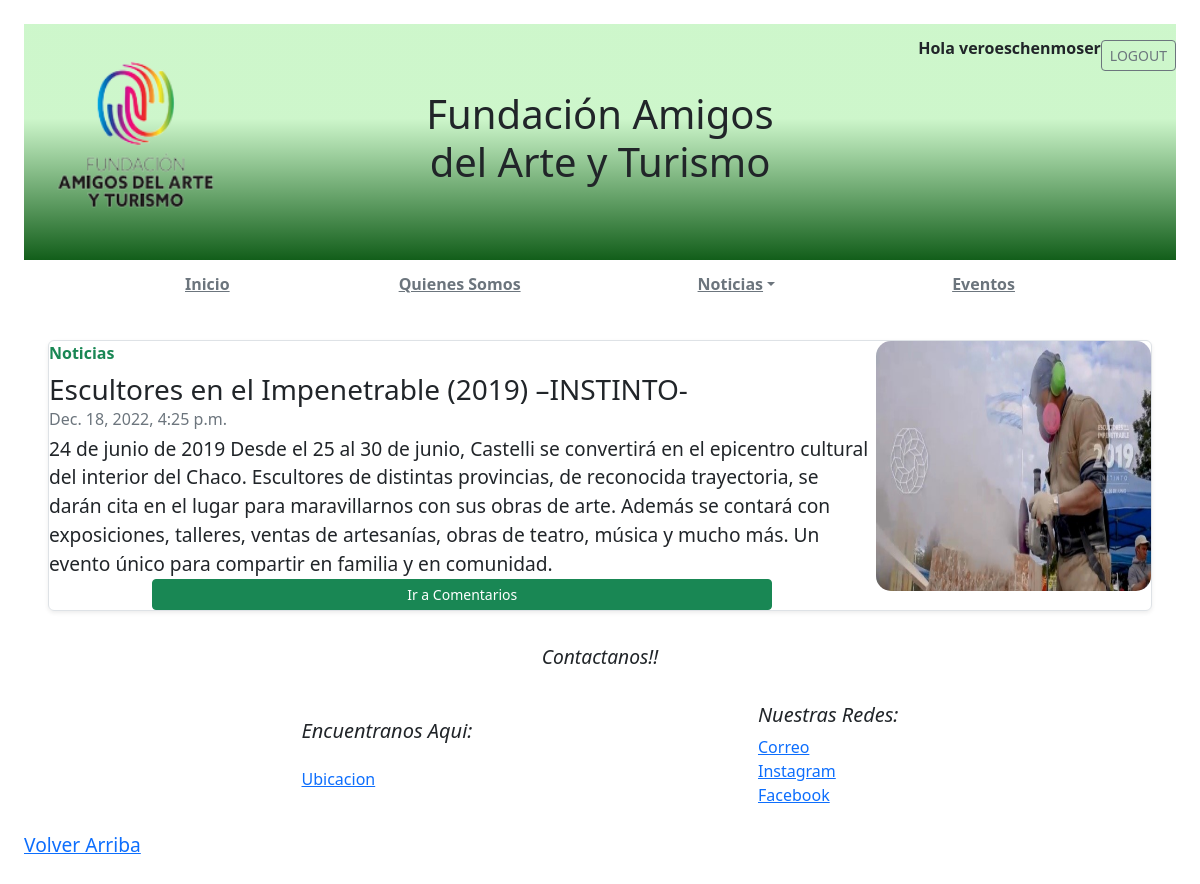
Page /Noticias/arte (signed in) on the committed database.
### apps/usuarios/models.py (models this page shows)
class Usuario(AbstractUser):
    pass

### apps/noticias/models.py (models this page shows, shortened)
class Post(models.Model):
    titulo = models.CharField(max_length=100)
    contenido = models.TextField(blank=True, null=True)
    imagen = models.ImageField(null=True, blank=True, upload_to='static/img/')
    fecha = models.DateTimeField(auto_now_add=True)
    categoria = models.ForeignKey(Categoria, on_delete = models.CASCADE)

### apps/noticias/views.py (the view)
# urls.py: path('arte' , listar_NoticiasArte, name='listararte.html'),
def listar_NoticiasArte(request):
    posts = Post.objects.all().filter(categoria=1)
    post_ordenados = posts.order_by('-fecha')
    return render(request, 'noticias/listararte.html', { 'post_noticias': post_ordenados})

### templates/noticias/listararte.html (shortened to what this page needs)
{% extends 'basetemplate.html'%}
{% load static%}
{%block contenido%}
{% for post in post_noticias %}
    <div class="p-4 p-md-8  col-md-12">
        <div class="row g-0 border rounded flex-md-row mb-9 shadow-sm h-md-250 position-relative h-100">
            <div class="col p-md-8 d-flex flex-column position-static">
                <strong class="d-inline-block mb-2 text-success">Noticias</strong>
                <h3 class="mb-0">{{post.titulo}}</h3>
                <div class="mb-1 text-muted">{{ post.fecha }}</div>
                <p class="mb-auto">{{ post.contenido |safe }}</p>
                <a class="btn btn-success btn-sm mb-10 mx-auto w-75"
                    href="{% url 'noticias:detallenoticias' post.id %}">Ir a Comentarios </a>
            </div>
            <div class="col-3 d-none d-lg-block">
                <img src="{{ post.imagen.url }}" class="card-img-top" max-width="200px" height="250px" style="border-radius: 15px; padding-top: 0px;">
            </div>
        </div>
    </div>
{%endfor%}
{%endblock contenido%}

### templates/basetemplate.html (shortened to what this page needs)
{% load static%}
    <!doctype html>
    <html lang="EN">
    <head>
        <link rel="stylesheet" href="{%static 'css/Quienes.css'%}">
    <link href="https://getbootstrap.com/docs/5.2/dist/css/bootstrap.min.css" rel="stylesheet">
        <link href="https://getbootstrap.com/docs/5.2/examples/blog/blog.css" rel="stylesheet">
    </head>
<body class="m-4">
    <div class="banner3">
        <header class="blog-header lh-1 py-3">
            <div class="row flex-nowrap justify-content-between align-items-center">
                <div class="col-4 pt-1 ">
                    <img class="logo" width= 220px height= 200px src="{% static 'img/logo4.png'%}"></img>
                </div>
                <div class="col-4 text-center">
                    <h1 class="blog-header-logo text-dark">Fundación Amigos del Arte y Turismo </h1>
                </div>
                <div class="col-4 d-flex justify-content-end align-self-start g-col-4">
                    {% if user.is_authenticated %}
                        <strong>Hola {{ user.username }}</strong>
			                <a class="btn btn-sm btn-outline-secondary" href="{% url 'logout' %}">LOGOUT</a>
		            {% else %}
                            <a class="btn btn-sm btn-outline-secondary mx-2" href="{% url 'login' %}">LOGIN</a>
                            <a class="btn btn-sm btn-outline-secondary mx-2" href="{% url 'usuarios:registro' %}">Registrar</a>
		            {% endif %}
                </div>
            </div>
        </header>
    </div>
    <div class="navbar-nav py-1 mb-2">
        <nav class="nav d-flex justify-content-between">
                <a class="p-2 link-secondary" href="{% url 'Home'%}"><b>Inicio</b></a>
                <a class="p-2 link-secondary" href="{% url 'Quienes'%}"><b>Quienes Somos</b></a>
                <div class="dropdown p-2">
                    <a class="p-2 link-secondary dropdown-toggle" data-bs-toggle="dropdown" href=""><b>Noticias</b></a>
                </div>
                <a class="p-2 link-secondary" href="{% url 'eventos:listareventos.html'%}"><b>Eventos</b></a>
        </nav>
    </div>
    {% block contenido%}
    {% endblock contenido%}
        <footer class="blog-footer">
            <div class="p-2 contacto">
                <p class="fst-italic">Contactanos!! </p>
            </div>
            <div class="contenedorfooter">
                <div class="p-2 ubicacion">
                    <h5 class="fst-italic">Encuentranos Aqui:</h5>
                    <ol class="list-unstyled">
                        <li><a href="https://www.google.com.ar/maps/place/Fundaci%C3%B3n+Amigos+del+Arte+y+Turismo/@-25.9456008,-60.6207856,19z/data=!4m5!3m4!1s0x94404cfba5224f0b:0xbe1797f5f1777f83!8m2!3d-25.9455663!4d-60.6203754?hl=es">Ubicacion</a></li>
                    </ol>
                </div>
            <div class="p-2 redes">
                <h5 class="fst-italic">Nuestras Redes:</h5>
            <ol class="list-unstyled">
                <li><a href="mailto:info@amigosdelarteyturismo.org">Correo</a></li>
                <li><a href="https://www.instagram.com/escultoresenelimpenetrable/" target="_blank">Instagram</a></li>
                <li><a href="https://www.facebook.com/EscultoresenelImpenetrable">Facebook</a></li>
            </ol>
            </div>
            </div>
            <p>
            <a href="#" >Volver Arriba</a>
            </p>
        </footer>
            </body>
        </html>

### static/css/Quienes.css (style rules this page uses)
p { font-size: larger; }
.banner3 { background: rgb(142,235,137); background: linear-gradient(180deg, rgba(142,235,137,0.44021358543417366) 40%, rgba(18,94,26,1) 100%); }
.contenedorfooter { display: flex !important; flex-wrap: nowrap; justify-content: space-evenly; }
.p-2.contacto { display: flex !important; flex-wrap: nowrap; justify-content: space-evenly; }
.p-2.ubicacion { display: flex !important; flex-direction: column; flex-wrap: nowrap; justify-content: space-evenly; }
.p-2.redes { display: flex !important; flex-direction: column; flex-wrap: nowrap; justify-content: space-evenly; }
body { margin: 0; padding: 0; }

### rows in the picture
Usuario: username "veroeschenmoser"
Post: titulo "Escultores en el Impenetrable (2019) –INSTINTO-", fecha "Dec. 18, 2022, 4:25 p.m.", contenido "24 de junio de 2019 Desde el 25 al 30 de junio, Castelli se convertirá en el epicentro cultural del interior del Chaco. Escultores de distintas provincias, de reconocida trayectoria, se darán cita en el lugar para maravillarnos con sus obras de arte. Además se contará con exposiciones, talleres, ventas de artesanías, obras de teatro, música y mucho más. Un evento único para compartir en familia y en comunidad.", imagen (picture)
